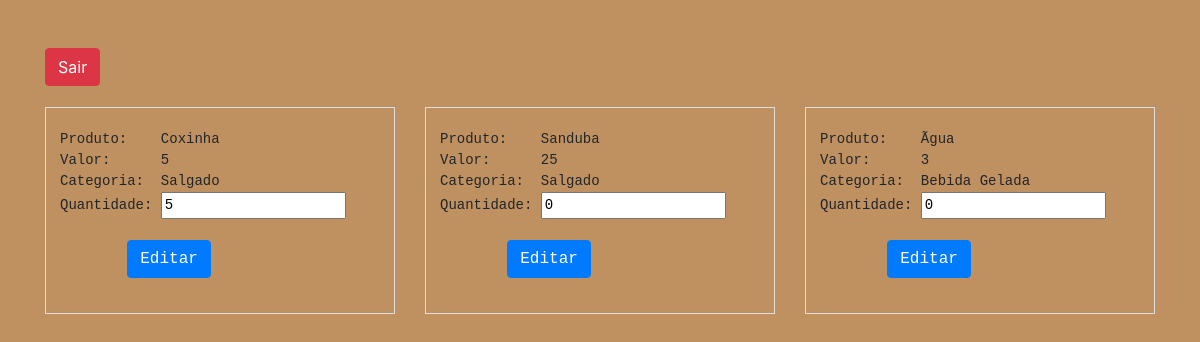
/produtos.php, run on the app's committed database.
### tables this page shows
CREATE TABLE `produto` (
  `id` int(11) NOT NULL,
  `nome` varchar(20) NOT NULL,
  `valor` float NOT NULL,
  `categoria` int(11) NOT NULL,
  `qtd` int(11) NOT NULL
);

### variaveis.php (called while the page is built, shortened)
<?php
    $bebidaGelada=1;
    $bebidaQuente=2;
    $salgado=3;
    $sair = "sair.php";
?>

### produtos.php (the view, shortened to what this page needs)
<?php
require_once 'senhas_admin.php';
$conexão = new mysqli($servidor, $usuario, $senha, $bd);
$tab = "produto";
$arq = "produtos.php";
require 'variaveis.php';
require 'head.php';
?>
<?php
echo <<<_SAIR
<div class="row">
    <div class="col-md-12">
<br>
<br>
<form name = "sair" action="$sair" method="post">
<button type="submit" name="button" class="btn btn-danger">Sair</button></form>
    </div>
</div>
_SAIR;
?>
<?php
$query = "SELECT * FROM $tab";
$resultado = $conexão->query($query);
$linhas = $resultado->num_rows;
echo '<div class="row">';
for ($j = 0; $j < $linhas; ++$j) {
    $resultado->data_seek($j);
    $linha = $resultado->fetch_array(MYSQLI_NUM);
    if ($linha[3] == $bebidaGelada)
        $categoria = "Bebida Gelada";
    elseif ($linha[3] == $bebidaQuente)
        $categoria = "Bebida Quente";
    elseif ($linha[3] == $salgado)
        $categoria = "Salgado";
    elseif ($linha[3] == $lanche)
        $categoria = "Lanche";
    else
        $categoria = "Categoria Inválida";
    echo <<<_END
<div class="col-md-4">
<pre>
    <fieldset class="scheduler-border"><form action="$arq" method="post">
Produto:    $linha[1]
Valor:      $linha[2]
Categoria:  $categoria
Quantidade: <input type="number" name="quantidade" value="$linha[4]">
	<input type="hidden" name="editar" value="yes"><input type="hidden" name="produto" value="$linha[0]"><button type="submit" name="button" class="btn btn-primary">Editar</button>
	</form></fieldset></pre>
</div>
_END;
if((($j+1)%3)==0)
{
    echo '</div> <div class="row">';
}
}
        echo '</div> <div class="row">';
?>
<?php
	echo '</div>';
	include 'footer.php';
?>

### css/css.css (style rules this page uses)
body, html { margin: 0; padding: 0; height: 100%; background: #bf9161 !important; }
fieldset.scheduler-border { border: 1px groove #ddd !important; padding: 0 1em 1em 1em !important; margin: 0 0 1em 0 !important; -webkit-box-shadow: 0px 0px 0px 0px #000; box-shadow: 0px 0px 0px 0px #000; }

### data on the page
produto: nome "Coxinha", valor "5", categoria "Salgado", quantidade "5"
produto: nome "Sanduba", valor "25", categoria "Salgado", quantidade "0"
produto: nome "Ãgua", valor "3", categoria "Bebida Gelada", quantidade "0"
